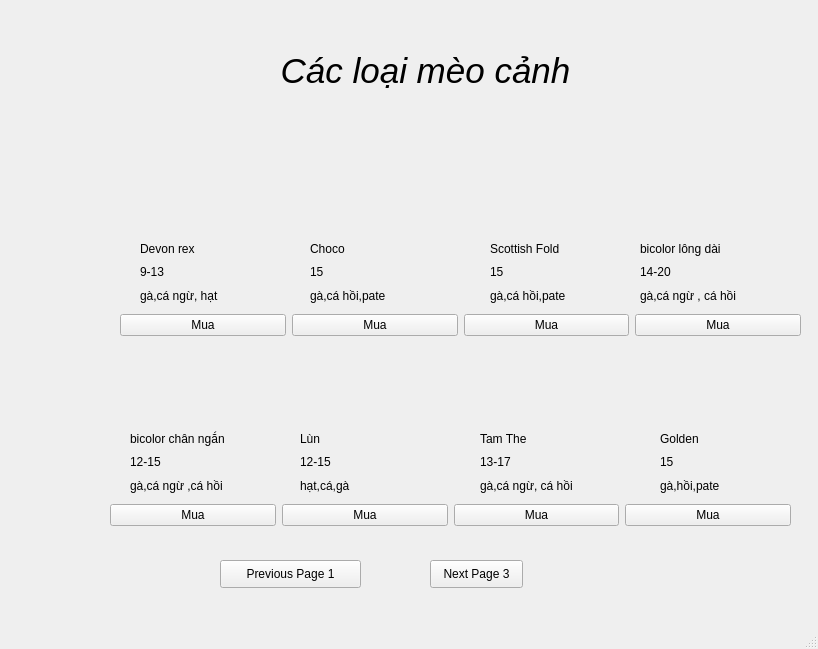
<?xml version="1.0" encoding="UTF-8"?>
<ui version="4.0">
 <class>MainWindow</class>
 <widget class="QMainWindow" name="MainWindow">
  <property name="geometry">
   <rect>
    <x>0</x>
    <y>0</y>
    <width>818</width>
    <height>649</height>
   </rect>
  </property>
  <property name="windowTitle">
   <string>MainWindow</string>
  </property>
  <widget class="QWidget" name="centralwidget">
   <widget class="QLabel" name="label">
    <property name="geometry">
     <rect>
      <x>0</x>
      <y>0</y>
      <width>151</width>
      <height>151</height>
     </rect>
    </property>
    <property name="styleSheet">
     <string notr="true">background-repeat: no-repeat;
background-position: center;
</string>
    </property>
    <property name="text">
     <string/>
    </property>
    <property name="pixmap">
     <pixmap resource="k.qrc">:/newPrefix/Downloads/spa.jpg</pixmap>
    </property>
    <property name="scaledContents">
     <bool>true</bool>
    </property>
   </widget>
   <widget class="QLabel" name="label_2">
    <property name="geometry">
     <rect>
      <x>0</x>
      <y>150</y>
      <width>121</width>
      <height>261</height>
     </rect>
    </property>
    <property name="text">
     <string/>
    </property>
    <property name="pixmap">
     <pixmap>../../../Downloads/Screenshot_2024-11-17_165651-transformed.png</pixmap>
    </property>
    <property name="scaledContents">
     <bool>true</bool>
    </property>
   </widget>
   <widget class="QWidget" name="layoutWidget">
    <property name="geometry">
     <rect>
      <x>310</x>
      <y>240</y>
      <width>83</width>
      <height>64</height>
     </rect>
    </property>
    <layout class="QVBoxLayout" name="verticalLayout">
     <item>
      <widget class="QLabel" name="label_11">
       <property name="text">
        <string>Choco</string>
       </property>
      </widget>
     </item>
     <item>
      <widget class="QLabel" name="label_9">
       <property name="text">
        <string>15</string>
       </property>
      </widget>
     </item>
     <item>
      <widget class="QLabel" name="label_10">
       <property name="text">
        <string>gà,cá hồi,pate</string>
       </property>
      </widget>
     </item>
    </layout>
   </widget>
   <widget class="QWidget" name="layoutWidget_2">
    <property name="geometry">
     <rect>
      <x>490</x>
      <y>240</y>
      <width>91</width>
      <height>64</height>
     </rect>
    </property>
    <layout class="QVBoxLayout" name="verticalLayout_3">
     <item>
      <widget class="QLabel" name="label_12">
       <property name="text">
        <string>Scottish Fold</string>
       </property>
      </widget>
     </item>
     <item>
      <widget class="QLabel" name="label_13">
       <property name="text">
        <string>15</string>
       </property>
      </widget>
     </item>
     <item>
      <widget class="QLabel" name="label_14">
       <property name="text">
        <string>gà,cá hồi,pate</string>
       </property>
      </widget>
     </item>
    </layout>
   </widget>
   <widget class="QWidget" name="layoutWidget_3">
    <property name="geometry">
     <rect>
      <x>120</x>
      <y>310</y>
      <width>681</width>
      <height>30</height>
     </rect>
    </property>
    <layout class="QHBoxLayout" name="horizontalLayout">
     <item>
      <widget class="QPushButton" name="pushButton">
       <property name="text">
        <string>Mua</string>
       </property>
      </widget>
     </item>
     <item>
      <widget class="QPushButton" name="pushButton_2">
       <property name="text">
        <string>Mua</string>
       </property>
      </widget>
     </item>
     <item>
      <widget class="QPushButton" name="pushButton_3">
       <property name="text">
        <string>Mua</string>
       </property>
      </widget>
     </item>
     <item>
      <widget class="QPushButton" name="pushButton_4">
       <property name="text">
        <string>Mua</string>
       </property>
      </widget>
     </item>
    </layout>
   </widget>
   <widget class="QWidget" name="layoutWidget_4">
    <property name="geometry">
     <rect>
      <x>640</x>
      <y>240</y>
      <width>105</width>
      <height>64</height>
     </rect>
    </property>
    <layout class="QVBoxLayout" name="verticalLayout_4">
     <item>
      <widget class="QLabel" name="label_15">
       <property name="text">
        <string>bicolor lông dài</string>
       </property>
      </widget>
     </item>
     <item>
      <widget class="QLabel" name="label_16">
       <property name="text">
        <string>14-20</string>
       </property>
      </widget>
     </item>
     <item>
      <widget class="QLabel" name="label_17">
       <property name="text">
        <string>gà,cá ngừ , cá hồi</string>
       </property>
      </widget>
     </item>
    </layout>
   </widget>
   <widget class="QWidget" name="layoutWidget_5">
    <property name="geometry">
     <rect>
      <x>140</x>
      <y>240</y>
      <width>85</width>
      <height>64</height>
     </rect>
    </property>
    <layout class="QVBoxLayout" name="verticalLayout_2">
     <item>
      <widget class="QLabel" name="label_6">
       <property name="text">
        <string>Devon rex</string>
       </property>
      </widget>
     </item>
     <item>
      <widget class="QLabel" name="label_7">
       <property name="text">
        <string>9-13</string>
       </property>
      </widget>
     </item>
     <item>
      <widget class="QLabel" name="label_8">
       <property name="text">
        <string>gà,cá ngừ, hạt</string>
       </property>
      </widget>
     </item>
    </layout>
   </widget>
   <widget class="QWidget" name="layoutWidget_6">
    <property name="geometry">
     <rect>
      <x>300</x>
      <y>430</y>
      <width>57</width>
      <height>64</height>
     </rect>
    </property>
    <layout class="QVBoxLayout" name="verticalLayout_5">
     <item>
      <widget class="QLabel" name="label_18">
       <property name="text">
        <string>Lùn</string>
       </property>
      </widget>
     </item>
     <item>
      <widget class="QLabel" name="label_19">
       <property name="text">
        <string>12-15</string>
       </property>
      </widget>
     </item>
     <item>
      <widget class="QLabel" name="label_20">
       <property name="text">
        <string>hạt,cá,gà</string>
       </property>
      </widget>
     </item>
    </layout>
   </widget>
   <widget class="QWidget" name="layoutWidget_7">
    <property name="geometry">
     <rect>
      <x>130</x>
      <y>430</y>
      <width>103</width>
      <height>64</height>
     </rect>
    </property>
    <layout class="QVBoxLayout" name="verticalLayout_6">
     <item>
      <widget class="QLabel" name="label_21">
       <property name="text">
        <string>bicolor chân ngắn</string>
       </property>
      </widget>
     </item>
     <item>
      <widget class="QLabel" name="label_22">
       <property name="text">
        <string>12-15</string>
       </property>
      </widget>
     </item>
     <item>
      <widget class="QLabel" name="label_23">
       <property name="text">
        <string>gà,cá ngừ ,cá hồi</string>
       </property>
      </widget>
     </item>
    </layout>
   </widget>
   <widget class="QWidget" name="layoutWidget_8">
    <property name="geometry">
     <rect>
      <x>110</x>
      <y>500</y>
      <width>681</width>
      <height>30</height>
     </rect>
    </property>
    <layout class="QHBoxLayout" name="horizontalLayout_2">
     <item>
      <widget class="QPushButton" name="pushButton_5">
       <property name="text">
        <string>Mua</string>
       </property>
      </widget>
     </item>
     <item>
      <widget class="QPushButton" name="pushButton_6">
       <property name="text">
        <string>Mua</string>
       </property>
      </widget>
     </item>
     <item>
      <widget class="QPushButton" name="pushButton_7">
       <property name="text">
        <string>Mua</string>
       </property>
      </widget>
     </item>
     <item>
      <widget class="QPushButton" name="pushButton_9">
       <property name="text">
        <string>Mua</string>
       </property>
      </widget>
     </item>
    </layout>
   </widget>
   <widget class="QWidget" name="layoutWidget_9">
    <property name="geometry">
     <rect>
      <x>480</x>
      <y>430</y>
      <width>101</width>
      <height>64</height>
     </rect>
    </property>
    <layout class="QVBoxLayout" name="verticalLayout_7">
     <item>
      <widget class="QLabel" name="label_24">
       <property name="text">
        <string>Tam The</string>
       </property>
      </widget>
     </item>
     <item>
      <widget class="QLabel" name="label_25">
       <property name="text">
        <string>13-17</string>
       </property>
      </widget>
     </item>
     <item>
      <widget class="QLabel" name="label_26">
       <property name="text">
        <string>gà,cá ngừ, cá hồi</string>
       </property>
      </widget>
     </item>
    </layout>
   </widget>
   <widget class="QWidget" name="layoutWidget_10">
    <property name="geometry">
     <rect>
      <x>660</x>
      <y>430</y>
      <width>66</width>
      <height>64</height>
     </rect>
    </property>
    <layout class="QVBoxLayout" name="verticalLayout_8">
     <item>
      <widget class="QLabel" name="label_27">
       <property name="text">
        <string>Golden</string>
       </property>
      </widget>
     </item>
     <item>
      <widget class="QLabel" name="label_28">
       <property name="text">
        <string>15</string>
       </property>
      </widget>
     </item>
     <item>
      <widget class="QLabel" name="label_29">
       <property name="text">
        <string>gà,hồi,pate</string>
       </property>
      </widget>
     </item>
    </layout>
   </widget>
   <widget class="QLabel" name="label_3">
    <property name="geometry">
     <rect>
      <x>140</x>
      <y>150</y>
      <width>91</width>
      <height>81</height>
     </rect>
    </property>
    <property name="text">
     <string/>
    </property>
    <property name="pixmap">
     <pixmap>../../../Downloads/Devon-Rex-Full-Body.jpg</pixmap>
    </property>
    <property name="scaledContents">
     <bool>true</bool>
    </property>
   </widget>
   <widget class="QLabel" name="label_4">
    <property name="geometry">
     <rect>
      <x>300</x>
      <y>150</y>
      <width>101</width>
      <height>81</height>
     </rect>
    </property>
    <property name="text">
     <string/>
    </property>
    <property name="pixmap">
     <pixmap>../../../Downloads/e4b5b18126eb24b87ca02910ae68b1b0.jpg</pixmap>
    </property>
    <property name="scaledContents">
     <bool>true</bool>
    </property>
   </widget>
   <widget class="QLabel" name="label_5">
    <property name="geometry">
     <rect>
      <x>490</x>
      <y>140</y>
      <width>91</width>
      <height>91</height>
     </rect>
    </property>
    <property name="text">
     <string/>
    </property>
    <property name="pixmap">
     <pixmap>../../../Downloads/petchef_cats_scottish_fold_main.webp</pixmap>
    </property>
    <property name="scaledContents">
     <bool>true</bool>
    </property>
   </widget>
   <widget class="QLabel" name="label_30">
    <property name="geometry">
     <rect>
      <x>640</x>
      <y>140</y>
      <width>91</width>
      <height>91</height>
     </rect>
    </property>
    <property name="text">
     <string/>
    </property>
    <property name="pixmap">
     <pixmap>../../../Downloads/M671-1.jpg</pixmap>
    </property>
    <property name="scaledContents">
     <bool>true</bool>
    </property>
   </widget>
   <widget class="QLabel" name="label_31">
    <property name="geometry">
     <rect>
      <x>140</x>
      <y>340</y>
      <width>91</width>
      <height>91</height>
     </rect>
    </property>
    <property name="text">
     <string/>
    </property>
    <property name="pixmap">
     <pixmap>../../../Downloads/Meo-Chan-Ngan-Bicolor-DD0071.jpg</pixmap>
    </property>
    <property name="scaledContents">
     <bool>true</bool>
    </property>
   </widget>
   <widget class="QLabel" name="label_32">
    <property name="geometry">
     <rect>
      <x>290</x>
      <y>350</y>
      <width>81</width>
      <height>71</height>
     </rect>
    </property>
    <property name="text">
     <string/>
    </property>
    <property name="pixmap">
     <pixmap>../../../Downloads/meo-munchkin-chan-lun.jpg</pixmap>
    </property>
    <property name="scaledContents">
     <bool>true</bool>
    </property>
   </widget>
   <widget class="QLabel" name="label_33">
    <property name="geometry">
     <rect>
      <x>490</x>
      <y>360</y>
      <width>81</width>
      <height>71</height>
     </rect>
    </property>
    <property name="text">
     <string/>
    </property>
    <property name="pixmap">
     <pixmap>../../../Downloads/meo-tam-the-duc-van-rong.jpg</pixmap>
    </property>
    <property name="scaledContents">
     <bool>true</bool>
    </property>
   </widget>
   <widget class="QLabel" name="label_34">
    <property name="geometry">
     <rect>
      <x>660</x>
      <y>360</y>
      <width>71</width>
      <height>61</height>
     </rect>
    </property>
    <property name="text">
     <string/>
    </property>
    <property name="pixmap">
     <pixmap>../../../Downloads/tim-hieu-ve-meo-golden-nguon-goc-dac-diem-cach-nuoi-va-gia-ban-202104241017266767.jpg</pixmap>
    </property>
    <property name="scaledContents">
     <bool>true</bool>
    </property>
   </widget>
   <widget class="QPushButton" name="pushButton_10">
    <property name="geometry">
     <rect>
      <x>220</x>
      <y>560</y>
      <width>141</width>
      <height>28</height>
     </rect>
    </property>
    <property name="text">
     <string>Previous Page 1</string>
    </property>
   </widget>
   <widget class="QPushButton" name="pushButton_11">
    <property name="geometry">
     <rect>
      <x>430</x>
      <y>560</y>
      <width>93</width>
      <height>28</height>
     </rect>
    </property>
    <property name="text">
     <string>Next Page 3</string>
    </property>
   </widget>
   <widget class="QLabel" name="label_37">
    <property name="geometry">
     <rect>
      <x>0</x>
      <y>0</y>
      <width>901</width>
      <height>701</height>
     </rect>
    </property>
    <property name="text">
     <string/>
    </property>
    <property name="pixmap">
     <pixmap>../../../Downloads/blob-scene-haikei.png</pixmap>
    </property>
    <property name="scaledContents">
     <bool>true</bool>
    </property>
   </widget>
   <widget class="QPushButton" name="pushButton_8">
    <property name="geometry">
     <rect>
      <x>270</x>
      <y>50</y>
      <width>311</width>
      <height>41</height>
     </rect>
    </property>
    <property name="styleSheet">
     <string notr="true">border : none;
font-family: &quot;Times New Roman&quot;;
font-style: italic;
font-size: 35px;</string>
    </property>
    <property name="text">
     <string>Các loại mèo cảnh</string>
    </property>
   </widget>
   <widget class="QLabel" name="label_35">
    <property name="geometry">
     <rect>
      <x>0</x>
      <y>140</y>
      <width>121</width>
      <height>261</height>
     </rect>
    </property>
    <property name="text">
     <string/>
    </property>
    <property name="pixmap">
     <pixmap>../../../../../Screenshot 2024-11-17 165651.png</pixmap>
    </property>
    <property name="scaledContents">
     <bool>true</bool>
    </property>
   </widget>
   <zorder>label_37</zorder>
   <zorder>label</zorder>
   <zorder>label_2</zorder>
   <zorder>layoutWidget</zorder>
   <zorder>layoutWidget_2</zorder>
   <zorder>layoutWidget_3</zorder>
   <zorder>layoutWidget_4</zorder>
   <zorder>layoutWidget_5</zorder>
   <zorder>layoutWidget_6</zorder>
   <zorder>layoutWidget_7</zorder>
   <zorder>layoutWidget_8</zorder>
   <zorder>layoutWidget_9</zorder>
   <zorder>layoutWidget_10</zorder>
   <zorder>label_3</zorder>
   <zorder>label_4</zorder>
   <zorder>label_5</zorder>
   <zorder>label_30</zorder>
   <zorder>label_31</zorder>
   <zorder>label_32</zorder>
   <zorder>label_33</zorder>
   <zorder>label_34</zorder>
   <zorder>pushButton_10</zorder>
   <zorder>pushButton_11</zorder>
   <zorder>pushButton_8</zorder>
   <zorder>label_35</zorder>
  </widget>
  <widget class="QMenuBar" name="menubar">
   <property name="geometry">
    <rect>
     <x>0</x>
     <y>0</y>
     <width>818</width>
     <height>26</height>
    </rect>
   </property>
  </widget>
  <widget class="QStatusBar" name="statusbar"/>
 </widget>
 <resources>
  <include location="k.qrc"/>
 </resources>
 <connections/>
</ui>
